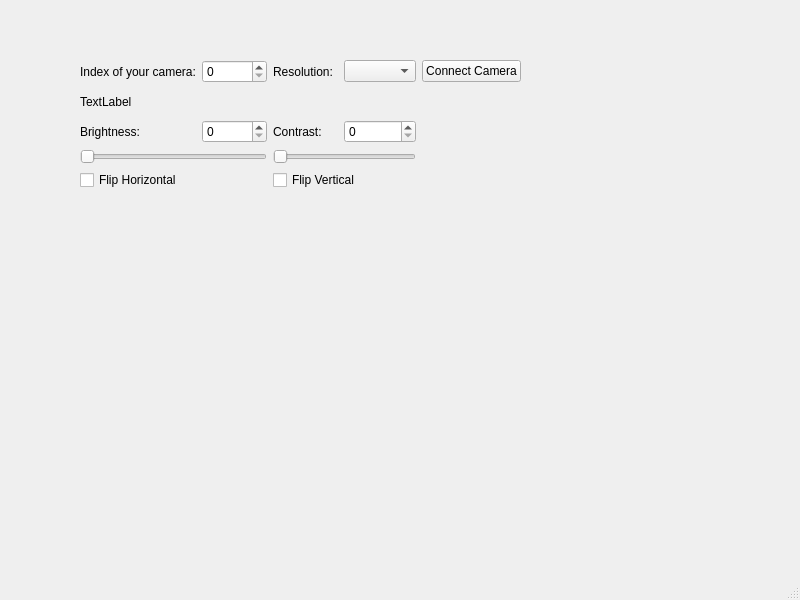
<?xml version="1.0" encoding="UTF-8"?>
<ui version="4.0">
 <class>MainWindow</class>
 <widget class="QMainWindow" name="MainWindow">
  <property name="geometry">
   <rect>
    <x>0</x>
    <y>0</y>
    <width>800</width>
    <height>600</height>
   </rect>
  </property>
  <property name="windowTitle">
   <string>MainWindow</string>
  </property>
  <widget class="QWidget" name="centralwidget">
   <widget class="QWidget" name="gridLayoutWidget">
    <property name="geometry">
     <rect>
      <x>80</x>
      <y>60</y>
      <width>441</width>
      <height>130</height>
     </rect>
    </property>
    <layout class="QGridLayout" name="gridLayout">
     <item row="0" column="2">
      <widget class="QLabel" name="label_4">
       <property name="text">
        <string>Resolution:</string>
       </property>
      </widget>
     </item>
     <item row="3" column="2" colspan="2">
      <widget class="QSlider" name="contrastSlider">
       <property name="orientation">
        <enum>Qt::Horizontal</enum>
       </property>
      </widget>
     </item>
     <item row="2" column="1">
      <widget class="QSpinBox" name="brightnessValue"/>
     </item>
     <item row="3" column="0" colspan="2">
      <widget class="QSlider" name="brightnessSlider">
       <property name="orientation">
        <enum>Qt::Horizontal</enum>
       </property>
      </widget>
     </item>
     <item row="0" column="0">
      <widget class="QLabel" name="label_3">
       <property name="text">
        <string>Index of your camera:</string>
       </property>
      </widget>
     </item>
     <item row="2" column="0">
      <widget class="QLabel" name="label">
       <property name="text">
        <string>Brightness: </string>
       </property>
      </widget>
     </item>
     <item row="2" column="3">
      <widget class="QSpinBox" name="contrastValue"/>
     </item>
     <item row="4" column="0" colspan="2">
      <widget class="QCheckBox" name="hFlipBox">
       <property name="text">
        <string>Flip Horizontal</string>
       </property>
      </widget>
     </item>
     <item row="2" column="2">
      <widget class="QLabel" name="label_2">
       <property name="text">
        <string>Contrast:</string>
       </property>
      </widget>
     </item>
     <item row="0" column="1">
      <widget class="QSpinBox" name="cameraIndexBox"/>
     </item>
     <item row="0" column="3">
      <widget class="QComboBox" name="resolutionSelector"/>
     </item>
     <item row="4" column="2" colspan="2">
      <widget class="QCheckBox" name="vFlipBox">
       <property name="text">
        <string>Flip Vertical</string>
       </property>
      </widget>
     </item>
     <item row="0" column="4">
      <widget class="QPushButton" name="connectButton">
       <property name="text">
        <string>Connect Camera</string>
       </property>
      </widget>
     </item>
     <item row="1" column="0" colspan="5">
      <widget class="QLabel" name="virtualCameraLabel">
       <property name="text">
        <string>TextLabel</string>
       </property>
      </widget>
     </item>
    </layout>
   </widget>
  </widget>
  <widget class="QMenuBar" name="menubar">
   <property name="geometry">
    <rect>
     <x>0</x>
     <y>0</y>
     <width>800</width>
     <height>22</height>
    </rect>
   </property>
  </widget>
  <widget class="QStatusBar" name="statusbar"/>
 </widget>
 <resources/>
 <connections/>
</ui>
